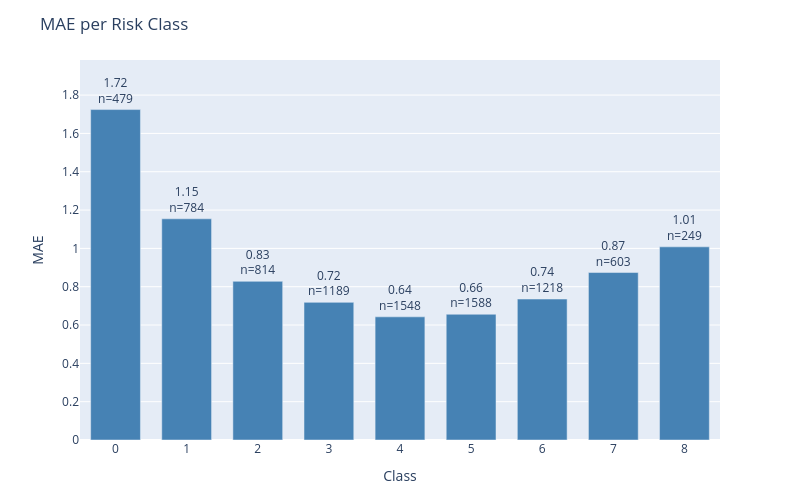

Notebook code for this chart:
### Code cell
plot_error_by_group(
    df=results_test,
    y_true_col='actual',
    y_pred_col='prediction',
    group_by='class',
    metric='mae',
    title='MAE per Risk Class'
)

### Figure 1 — Plotly figure (JSON) as saved in the notebook; plotly's stock layout.template omitted (floating-point values rounded to 4 significant figures)
{"data": [{"marker": {"color": "steelblue"}, "text": ["1.72<br>n=479", "1.15<br>n=784", "0.83<br>n=814", "0.72<br>n=1189", "0.64<br>n=1548", "0.66<br>n=1588", "0.74<br>n=1218", "0.87<br>n=603", "1.01<br>n=249"], "textposition": "outside", "type": "bar", "x": ["0", "1", "2", "3", "4", "5", "6", "7", "8"], "y": [1.724, 1.154, 0.828, 0.7183, 0.6428, 0.6562, 0.7356, 0.874, 1.008]}], "layout": {"bargap": 0.3, "height": 500, "margin": {"b": 60, "t": 60}, "title": {"text": "MAE per Risk Class"}, "uniformtext": {"minsize": 8, "mode": "hide"}, "width": 800, "xaxis": {"title": {"text": "Class"}}, "yaxis": {"range": [0, 1.983], "title": {"text": "MAE"}}}}
